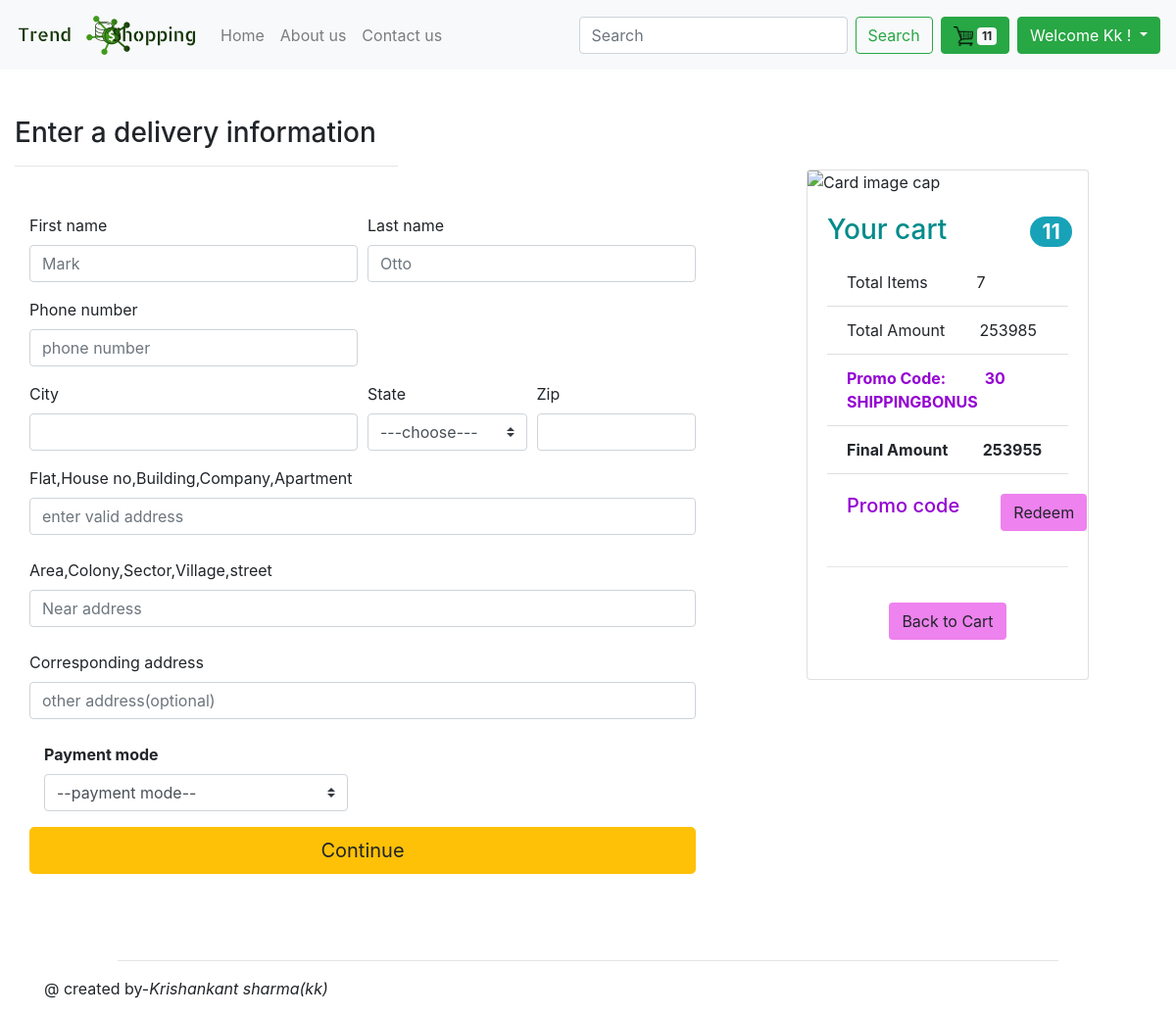
/order-place/ (signed in), run on an earlier commit of the app's database.
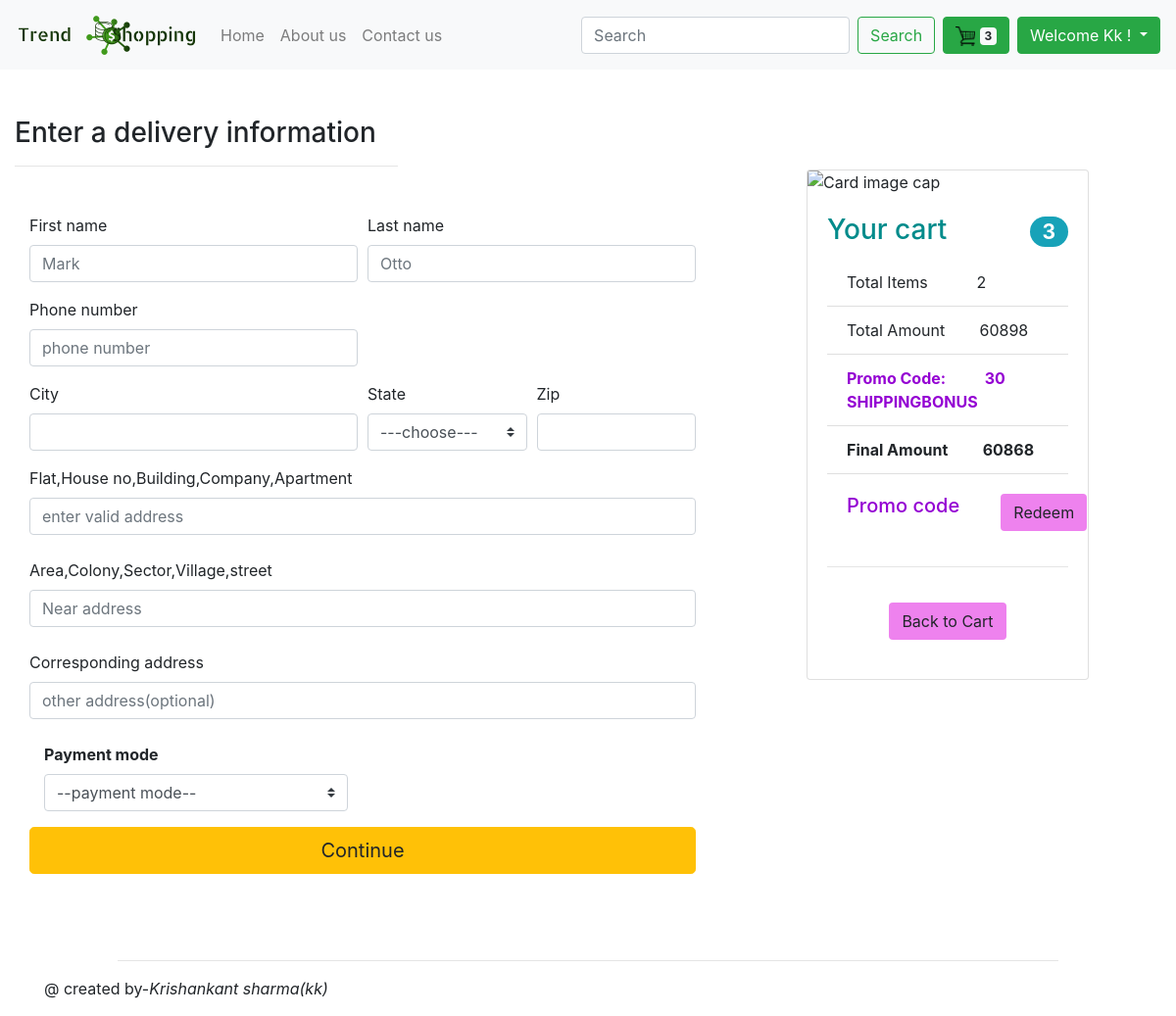
And on a later commit of the database.
### myapp/models.py (models this page shows, shortened)
class Order(models.Model):
    STATUS=(
            ('Not order','Not order'),
            ('Out for delivery','Out for delivery'),
            ('delivered','delivered'),
            )
    user=models.ForeignKey(settings.AUTH_USER_MODEL, on_delete=models.CASCADE)
    unique_id = models.CharField(max_length=20,default="")
    items=models.ManyToManyField(OrderItem)
    start_date=models.DateTimeField(auto_now=True)
    order_date=models.DateTimeField()
    complete_date=models.DateTimeField(null=True, blank=True)
    ordered=models.BooleanField(default=False)
    status = models.CharField(max_length=100, default="not order",choices=STATUS)
    payment_price=models.FloatField(default=0)
    delivery_address=models.ForeignKey('CheckoutForm',on_delete=models.SET_NULL,blank=True,null=True)
    def final(self):
        total=0
        for item in self.items.all():
            total += item.final_price()
        return total
    amount=property(final)
    class Meta:
        ordering=["status"]

class OrderItem(models.Model):
    user = models.ForeignKey(settings.AUTH_USER_MODEL, on_delete=models.CASCADE,)
    ordered = models.BooleanField(default=False)
    item=models.ForeignKey(product, on_delete=models.CASCADE)
    quantity = models.IntegerField(default=1)
    def total_price(self):
        return self.quantity * self.item.price
    def total_discountprice(self):
        return self.quantity * self.item.discount_price
    def final_price(self):
        if self.item.discount_price:
            return self.total_discountprice()
        else:
            return self.total_price()

class product(models.Model):
  product_id=models.AutoField
  slug=models.SlugField(max_length=250, blank=True)
  product_name=models.CharField(max_length=50)
  category=models.CharField(max_length=50,default="")
  sub_category=models.CharField(max_length=50,default="")
  desc=models.CharField(max_length=1000)
  price=models.IntegerField(default=0)
  discount_price=models.IntegerField(default=0,blank=True)
  new=models.BooleanField(default=False)
  pub_date=models.DateField()
  image=models.ImageField(upload_to='app/images',default="")
  image1 = models.ImageField(upload_to='app/images', default="")
  image2 = models.ImageField(upload_to='app/images', default="")
  image3 = models.ImageField(upload_to='app/images', default="")
  image4 = models.ImageField(upload_to='app/images', default="")

class Promocode(models.Model):
           code= models.IntegerField(default=0)
           code_name=models.CharField(max_length=25,default="")
           def __str__(self):
               return self.code_name

### myapp/views.py (the view, shortened to what this page needs)
# urls.py: path('order-place/',views.order_place,name='order-place'),
def order_place(request):
    user_items = OrderItem.objects.filter(user=request.user,ordered=False)
    user_order = Order.objects.filter(user=request.user,ordered=False)
    item_length = user_order.values('items')
    items = user_items.values('quantity')
    count = 0
    for x in items:
        count += x['quantity']
    promo=Promocode.objects.all()
    random_promo=random.choice(promo)
    promo_discount= -random_promo.code
    context={
        'count':count,
        'item':user_items,
        'order':user_order,
        'length':item_length,
        'promo':random_promo,
        'discount':promo_discount,
    }
    return render(request,'order-place.html',context)

### templates/order-place.html (shortened to what the changed rows need)
{% extends 'basic.html' %}
{% block body %}
<div class="container row d-flex justify-content-center">
    <div class="col-md-4">
        <div class="card" style="width: 18rem; margin-top:30%;margin-left:20%">
            <div class="card-body">
                <div class="row">
                    <div class="col-md-3">
                        <h3><span class="badge badge-pill badge-info">{{count}}</span></h3>
                    </div></div>
                {% for i in order %}
            <ul class="list-group list-group-flush">
                <li class="list-group-item">Total Items <span style="margin-left:22%">{{length|length}}</span></li>
                <li class="list-group-item">Total Amount <span style="margin-left:15%">{{i.final}}</span></li>
                <li class="list-group-item" style="color:darkviolet"><b>Promo Code:</b> <span style="margin-left:17%"><b>{{promo.code}}</b></span><br><b>{{promo}}</b></li>
                <li class="list-group-item"><b>Final Amount</b> <span style="margin-left:15%"><b>{{i.final|add:discount}}</b></span></li>
            </ul>
                {% endfor %}
        </div>
        </div></div></div>
{% endblock %}

### templates/basic.html (shortened to what this page needs)
<!doctype html>
<html lang="en" xmlns="http://www.w3.org/1999/html">
  <head>
 <link rel="stylesheet" href="https://stackpath.bootstrapcdn.com/bootstrap/4.4.1/css/bootstrap.min.css">
  </head>
<body>
 <nav class="navbar navbar-expand-lg navbar-light bg-light">
     <a class="navbar-brand display-3" href="/"><img src="\media\app\images\shop.png"></a>
  <div class="collapse navbar-collapse" id="navbarSupportedContent">
    <ul class="navbar-nav mr-auto">
      <li class="nav-item " >
        <a class="nav-link" href="/" id="home">Home <span class="sr-only">(current)</span></a>
      </li>
      <li class="nav-item" >
        <a class="nav-link" href="/about/" id="about">About us </a>
      </li>
      <li class="nav-item" >
          <form method="post" action="/contact/">
        <a class="nav-link " href="/contact/" id="contact"> Contact us</a>
          </form>
      </li>
    </ul>
    <form  method="get" action="/search/" class="form-inline my-2 my-lg-0">
      <input class="form-control mr-sm-2" type="search" placeholder="Search"  name="search" id="search" aria-label="Search">
      <button class="btn btn-outline-success my-2 my-sm-0" type="submit">Search</button>
    </form>
          <a href="/order-summary/" class="btn btn-success mx-2 my-1">
          <img src="/media/app/images/shop cart.png" height="20px" width="20px">
              <span class="badge badge-light">{{count}}</span>
              </a>
      {% if user.is_authenticated %}
       <div class="dropdown ">
  <button class="btn btn-success dropdown-toggle" type="button" id="dropdownMenuButton" data-toggle="dropdown" aria-haspopup="true" aria-expanded="false">
    Welcome {{request.user|capfirst}} !
  </button>
</div>
{% endif %}
</div>
</nav>
{% block body %}
{% endblock %}
</body><br>
  <hr style="margin-left:10%;margin-right:10%">
  <footer class="container">
      <p>
          @ created by-<i>Krishankant sharma(kk)</i></p>
  </footer>
</html>

What changed in the data, as far as the page shows it:
removed Order: length "7", final "253985", {{ promo.code }} "30", {{ promo }} "SHIPPINGBONUS", final|add "253955"
added Order: length "2", final "60898", {{ promo.code }} "30", {{ promo }} "SHIPPINGBONUS", final|add "60868"
Also different on the page:
{{ count }}: "11" → "3"
